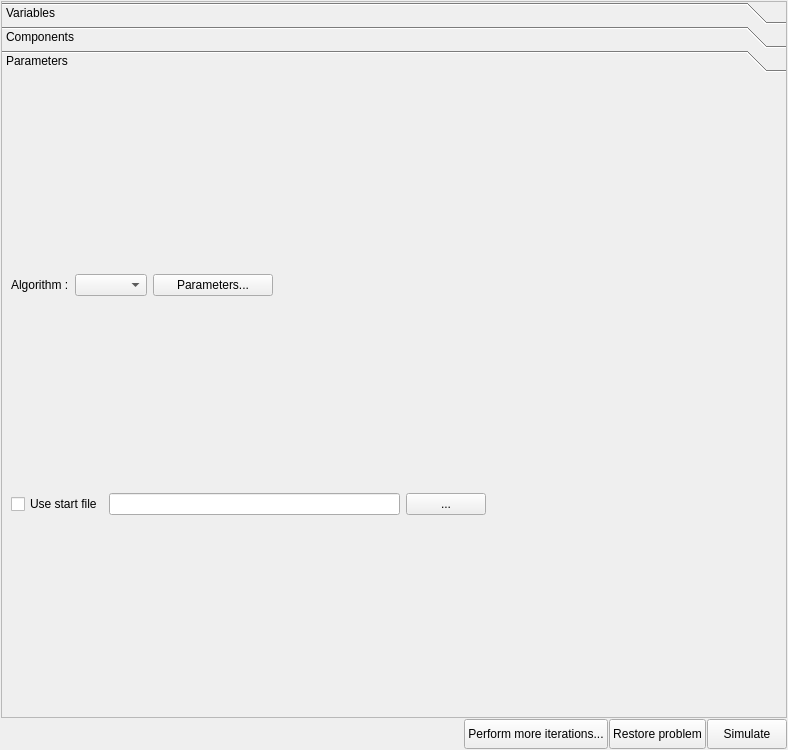
<?xml version="1.0" encoding="UTF-8"?>
<ui version="4.0">
 <class>TabOptimizationClass</class>
 <widget class="QWidget" name="TabOptimizationClass">
  <property name="geometry">
   <rect>
    <x>0</x>
    <y>0</y>
    <width>788</width>
    <height>750</height>
   </rect>
  </property>
  <property name="windowTitle">
   <string>Form</string>
  </property>
  <layout class="QGridLayout" name="gridLayout_5">
   <property name="margin">
    <number>1</number>
   </property>
   <property name="spacing">
    <number>1</number>
   </property>
   <item row="2" column="0">
    <layout class="QHBoxLayout" name="layoutPushes">
     <item>
      <spacer name="horizontalSpacer_3">
       <property name="orientation">
        <enum>Qt::Horizontal</enum>
       </property>
       <property name="sizeHint" stdset="0">
        <size>
         <width>40</width>
         <height>20</height>
        </size>
       </property>
      </spacer>
     </item>
     <item>
      <widget class="QPushButton" name="pushPursue">
       <property name="minimumSize">
        <size>
         <width>0</width>
         <height>30</height>
        </size>
       </property>
       <property name="text">
        <string>Perform more iterations...</string>
       </property>
       <property name="icon">
        <iconset resource="../Resources/mineit.qrc">
         <normaloff>:/icons/Sync</normaloff>:/icons/Sync</iconset>
       </property>
      </widget>
     </item>
     <item>
      <widget class="QPushButton" name="pushRestore">
       <property name="minimumSize">
        <size>
         <width>0</width>
         <height>30</height>
        </size>
       </property>
       <property name="text">
        <string>Restore problem</string>
       </property>
       <property name="icon">
        <iconset resource="../Resources/mineit.qrc">
         <normaloff>:/icons/Undo</normaloff>:/icons/Undo</iconset>
       </property>
      </widget>
     </item>
     <item>
      <widget class="QPushButton" name="pushSimulate">
       <property name="minimumSize">
        <size>
         <width>0</width>
         <height>30</height>
        </size>
       </property>
       <property name="maximumSize">
        <size>
         <width>100</width>
         <height>16777215</height>
        </size>
       </property>
       <property name="layoutDirection">
        <enum>Qt::LeftToRight</enum>
       </property>
       <property name="text">
        <string>Simulate</string>
       </property>
       <property name="icon">
        <iconset resource="../Resources/mineit.qrc">
         <normaloff>:/icons/Play</normaloff>:/icons/Play</iconset>
       </property>
      </widget>
     </item>
    </layout>
   </item>
   <item row="0" column="0">
    <layout class="QHBoxLayout" name="layoutToolBar">
     <item>
      <widget class="QToolBox" name="toolBox">
       <property name="frameShape">
        <enum>QFrame::StyledPanel</enum>
       </property>
       <property name="frameShadow">
        <enum>QFrame::Raised</enum>
       </property>
       <property name="midLineWidth">
        <number>1</number>
       </property>
       <property name="currentIndex">
        <number>2</number>
       </property>
       <property name="tabSpacing">
        <number>2</number>
       </property>
       <widget class="QWidget" name="pageVariables">
        <property name="geometry">
         <rect>
          <x>0</x>
          <y>0</y>
          <width>782</width>
          <height>639</height>
         </rect>
        </property>
        <attribute name="label">
         <string>Variables</string>
        </attribute>
        <layout class="QGridLayout" name="gridLayout_3">
         <property name="margin">
          <number>0</number>
         </property>
         <property name="spacing">
          <number>0</number>
         </property>
         <item row="0" column="0">
          <widget class="QSplitter" name="splitter_2">
           <property name="orientation">
            <enum>Qt::Horizontal</enum>
           </property>
           <widget class="QWidget" name="gridLayoutWidget">
            <layout class="QGridLayout" name="gridLayout_2">
             <item row="0" column="0">
              <layout class="QHBoxLayout" name="horizontalLayout_2">
               <item>
                <widget class="QLabel" name="label">
                 <property name="sizePolicy">
                  <sizepolicy hsizetype="Preferred" vsizetype="Maximum">
                   <horstretch>0</horstretch>
                   <verstretch>0</verstretch>
                  </sizepolicy>
                 </property>
                 <property name="text">
                  <string>Filter : </string>
                 </property>
                </widget>
               </item>
               <item>
                <widget class="QLineEdit" name="lineVariableFilter">
                 <property name="sizePolicy">
                  <sizepolicy hsizetype="Expanding" vsizetype="Maximum">
                   <horstretch>0</horstretch>
                   <verstretch>0</verstretch>
                  </sizepolicy>
                 </property>
                </widget>
               </item>
              </layout>
             </item>
             <item row="1" column="0">
              <widget class="QTableView" name="tableVariables">
               <property name="sizePolicy">
                <sizepolicy hsizetype="Expanding" vsizetype="MinimumExpanding">
                 <horstretch>1</horstretch>
                 <verstretch>0</verstretch>
                </sizepolicy>
               </property>
               <property name="font">
                <font>
                 <pointsize>7</pointsize>
                </font>
               </property>
               <property name="selectionBehavior">
                <enum>QAbstractItemView::SelectRows</enum>
               </property>
               <property name="sortingEnabled">
                <bool>true</bool>
               </property>
               <property name="cornerButtonEnabled">
                <bool>false</bool>
               </property>
              </widget>
             </item>
            </layout>
           </widget>
           <widget class="QWidget" name="gridLayoutWidget_2">
            <layout class="QGridLayout" name="gridLayout_7">
             <item row="1" column="0">
              <widget class="QLabel" name="label_4">
               <property name="sizePolicy">
                <sizepolicy hsizetype="Preferred" vsizetype="Preferred">
                 <horstretch>0</horstretch>
                 <verstretch>0</verstretch>
                </sizepolicy>
               </property>
               <property name="text">
                <string>Optimized variables</string>
               </property>
              </widget>
             </item>
             <item row="1" column="1">
              <widget class="QPushButton" name="pushAddVariables">
               <property name="sizePolicy">
                <sizepolicy hsizetype="Fixed" vsizetype="Fixed">
                 <horstretch>0</horstretch>
                 <verstretch>0</verstretch>
                </sizepolicy>
               </property>
               <property name="minimumSize">
                <size>
                 <width>25</width>
                 <height>25</height>
                </size>
               </property>
               <property name="maximumSize">
                <size>
                 <width>200</width>
                 <height>16777215</height>
                </size>
               </property>
               <property name="baseSize">
                <size>
                 <width>20</width>
                 <height>20</height>
                </size>
               </property>
               <property name="text">
                <string/>
               </property>
               <property name="icon">
                <iconset resource="../Resources/mineit.qrc">
                 <normaloff>:/icons/Add</normaloff>:/icons/Add</iconset>
               </property>
               <property name="iconSize">
                <size>
                 <width>10</width>
                 <height>10</height>
                </size>
               </property>
              </widget>
             </item>
             <item row="1" column="2">
              <widget class="QPushButton" name="pushRemoveVariables">
               <property name="sizePolicy">
                <sizepolicy hsizetype="Fixed" vsizetype="Fixed">
                 <horstretch>0</horstretch>
                 <verstretch>0</verstretch>
                </sizepolicy>
               </property>
               <property name="minimumSize">
                <size>
                 <width>25</width>
                 <height>25</height>
                </size>
               </property>
               <property name="maximumSize">
                <size>
                 <width>2000</width>
                 <height>16777215</height>
                </size>
               </property>
               <property name="baseSize">
                <size>
                 <width>0</width>
                 <height>20</height>
                </size>
               </property>
               <property name="text">
                <string/>
               </property>
               <property name="icon">
                <iconset resource="../Resources/mineit.qrc">
                 <normaloff>:/icons/Delete</normaloff>:/icons/Delete</iconset>
               </property>
               <property name="iconSize">
                <size>
                 <width>10</width>
                 <height>10</height>
                </size>
               </property>
              </widget>
             </item>
             <item row="1" column="3">
              <spacer name="horizontalSpacer_6">
               <property name="orientation">
                <enum>Qt::Horizontal</enum>
               </property>
               <property name="sizeHint" stdset="0">
                <size>
                 <width>40</width>
                 <height>20</height>
                </size>
               </property>
              </spacer>
             </item>
             <item row="2" column="0" colspan="4">
              <widget class="QTableView" name="tableOptimizedVariables">
               <property name="font">
                <font>
                 <pointsize>7</pointsize>
                </font>
               </property>
               <property name="selectionBehavior">
                <enum>QAbstractItemView::SelectRows</enum>
               </property>
               <property name="sortingEnabled">
                <bool>true</bool>
               </property>
              </widget>
             </item>
             <item row="3" column="0">
              <widget class="QLabel" name="label_5">
               <property name="sizePolicy">
                <sizepolicy hsizetype="Preferred" vsizetype="Preferred">
                 <horstretch>0</horstretch>
                 <verstretch>0</verstretch>
                </sizepolicy>
               </property>
               <property name="text">
                <string>Scanned variables</string>
               </property>
              </widget>
             </item>
             <item row="3" column="1">
              <widget class="QPushButton" name="pushAddScanned">
               <property name="sizePolicy">
                <sizepolicy hsizetype="Maximum" vsizetype="Fixed">
                 <horstretch>0</horstretch>
                 <verstretch>0</verstretch>
                </sizepolicy>
               </property>
               <property name="minimumSize">
                <size>
                 <width>25</width>
                 <height>25</height>
                </size>
               </property>
               <property name="baseSize">
                <size>
                 <width>0</width>
                 <height>20</height>
                </size>
               </property>
               <property name="text">
                <string/>
               </property>
               <property name="icon">
                <iconset resource="../Resources/mineit.qrc">
                 <normaloff>:/icons/Add</normaloff>:/icons/Add</iconset>
               </property>
               <property name="iconSize">
                <size>
                 <width>10</width>
                 <height>10</height>
                </size>
               </property>
              </widget>
             </item>
             <item row="3" column="2">
              <widget class="QPushButton" name="pushRemoveScanned">
               <property name="sizePolicy">
                <sizepolicy hsizetype="Maximum" vsizetype="Fixed">
                 <horstretch>0</horstretch>
                 <verstretch>0</verstretch>
                </sizepolicy>
               </property>
               <property name="minimumSize">
                <size>
                 <width>25</width>
                 <height>25</height>
                </size>
               </property>
               <property name="baseSize">
                <size>
                 <width>0</width>
                 <height>20</height>
                </size>
               </property>
               <property name="text">
                <string/>
               </property>
               <property name="icon">
                <iconset resource="../Resources/mineit.qrc">
                 <normaloff>:/icons/Delete</normaloff>:/icons/Delete</iconset>
               </property>
               <property name="iconSize">
                <size>
                 <width>10</width>
                 <height>10</height>
                </size>
               </property>
              </widget>
             </item>
             <item row="4" column="0" colspan="4">
              <widget class="QTableView" name="tableScannedVariables">
               <property name="sizePolicy">
                <sizepolicy hsizetype="Expanding" vsizetype="Expanding">
                 <horstretch>0</horstretch>
                 <verstretch>0</verstretch>
                </sizepolicy>
               </property>
               <property name="selectionBehavior">
                <enum>QAbstractItemView::SelectRows</enum>
               </property>
              </widget>
             </item>
             <item row="5" column="0">
              <widget class="QLabel" name="label_6">
               <property name="sizePolicy">
                <sizepolicy hsizetype="Preferred" vsizetype="Preferred">
                 <horstretch>0</horstretch>
                 <verstretch>0</verstretch>
                </sizepolicy>
               </property>
               <property name="text">
                <string>Optimization objectives</string>
               </property>
              </widget>
             </item>
             <item row="5" column="1">
              <widget class="QPushButton" name="pushAddObjectives">
               <property name="minimumSize">
                <size>
                 <width>25</width>
                 <height>25</height>
                </size>
               </property>
               <property name="text">
                <string/>
               </property>
               <property name="icon">
                <iconset resource="../Resources/mineit.qrc">
                 <normaloff>:/icons/Add</normaloff>:/icons/Add</iconset>
               </property>
               <property name="iconSize">
                <size>
                 <width>10</width>
                 <height>10</height>
                </size>
               </property>
              </widget>
             </item>
             <item row="5" column="2">
              <widget class="QPushButton" name="pushRemoveObjectives">
               <property name="minimumSize">
                <size>
                 <width>25</width>
                 <height>25</height>
                </size>
               </property>
               <property name="maximumSize">
                <size>
                 <width>2000</width>
                 <height>16777215</height>
                </size>
               </property>
               <property name="text">
                <string/>
               </property>
               <property name="icon">
                <iconset resource="../Resources/mineit.qrc">
                 <normaloff>:/icons/Delete</normaloff>:/icons/Delete</iconset>
               </property>
               <property name="iconSize">
                <size>
                 <width>10</width>
                 <height>10</height>
                </size>
               </property>
              </widget>
             </item>
             <item row="6" column="0" colspan="4">
              <widget class="QTableView" name="tableObjectives">
               <property name="sortingEnabled">
                <bool>true</bool>
               </property>
              </widget>
             </item>
             <item row="0" column="0">
              <spacer name="verticalSpacer">
               <property name="orientation">
                <enum>Qt::Vertical</enum>
               </property>
               <property name="sizeType">
                <enum>QSizePolicy::Fixed</enum>
               </property>
               <property name="sizeHint" stdset="0">
                <size>
                 <width>20</width>
                 <height>20</height>
                </size>
               </property>
              </spacer>
             </item>
            </layout>
           </widget>
          </widget>
         </item>
        </layout>
       </widget>
       <widget class="QWidget" name="page_2">
        <property name="geometry">
         <rect>
          <x>0</x>
          <y>0</y>
          <width>782</width>
          <height>639</height>
         </rect>
        </property>
        <attribute name="label">
         <string>Components</string>
        </attribute>
        <layout class="QVBoxLayout" name="verticalLayout">
         <item>
          <widget class="QSplitter" name="splitter">
           <property name="orientation">
            <enum>Qt::Vertical</enum>
           </property>
           <widget class="QWidget" name="layoutWidget">
            <layout class="QGridLayout" name="gridLayout_6">
             <item row="2" column="0">
              <widget class="QLabel" name="label_3">
               <property name="minimumSize">
                <size>
                 <width>125</width>
                 <height>0</height>
                </size>
               </property>
               <property name="text">
                <string>Current model</string>
               </property>
              </widget>
             </item>
             <item row="4" column="0" colspan="3">
              <widget class="QTreeView" name="treeComponents"/>
             </item>
             <item row="4" column="4" colspan="2">
              <widget class="QTreeView" name="treeLibrary"/>
             </item>
             <item row="5" column="0" colspan="3">
              <widget class="QPushButton" name="pushAddReplaced">
               <property name="text">
                <string/>
               </property>
               <property name="icon">
                <iconset resource="../Resources/mineit.qrc">
                 <normaloff>:/icons/Add</normaloff>:/icons/Add</iconset>
               </property>
              </widget>
             </item>
             <item row="5" column="4" colspan="2">
              <widget class="QPushButton" name="pushAddReplacing">
               <property name="sizePolicy">
                <sizepolicy hsizetype="Expanding" vsizetype="Fixed">
                 <horstretch>0</horstretch>
                 <verstretch>0</verstretch>
                </sizepolicy>
               </property>
               <property name="text">
                <string/>
               </property>
               <property name="icon">
                <iconset resource="../Resources/mineit.qrc">
                 <normaloff>:/icons/Add</normaloff>:/icons/Add</iconset>
               </property>
              </widget>
             </item>
             <item row="4" column="3">
              <spacer name="horizontalSpacer_4">
               <property name="orientation">
                <enum>Qt::Horizontal</enum>
               </property>
               <property name="sizeType">
                <enum>QSizePolicy::Fixed</enum>
               </property>
               <property name="sizeHint" stdset="0">
                <size>
                 <width>40</width>
                 <height>20</height>
                </size>
               </property>
              </spacer>
             </item>
             <item row="2" column="5">
              <widget class="QPushButton" name="pushRefreshLibrary">
               <property name="maximumSize">
                <size>
                 <width>30</width>
                 <height>30</height>
                </size>
               </property>
               <property name="text">
                <string/>
               </property>
               <property name="icon">
                <iconset resource="../Resources/mineit.qrc">
                 <normaloff>:/icons/Refresh</normaloff>:/icons/Refresh</iconset>
               </property>
              </widget>
             </item>
             <item row="2" column="2">
              <widget class="QPushButton" name="pushRefresh">
               <property name="sizePolicy">
                <sizepolicy hsizetype="Fixed" vsizetype="Fixed">
                 <horstretch>0</horstretch>
                 <verstretch>0</verstretch>
                </sizepolicy>
               </property>
               <property name="maximumSize">
                <size>
                 <width>30</width>
                 <height>30</height>
                </size>
               </property>
               <property name="text">
                <string/>
               </property>
               <property name="icon">
                <iconset resource="../Resources/mineit.qrc">
                 <normaloff>:/icons/Refresh</normaloff>:/icons/Refresh</iconset>
               </property>
               <property name="iconSize">
                <size>
                 <width>16</width>
                 <height>16</height>
                </size>
               </property>
              </widget>
             </item>
             <item row="2" column="1">
              <spacer name="horizontalSpacer_2">
               <property name="orientation">
                <enum>Qt::Horizontal</enum>
               </property>
               <property name="sizeHint" stdset="0">
                <size>
                 <width>40</width>
                 <height>20</height>
                </size>
               </property>
              </spacer>
             </item>
             <item row="2" column="4">
              <spacer name="horizontalSpacer_7">
               <property name="orientation">
                <enum>Qt::Horizontal</enum>
               </property>
               <property name="sizeHint" stdset="0">
                <size>
                 <width>40</width>
                 <height>20</height>
                </size>
               </property>
              </spacer>
             </item>
            </layout>
           </widget>
           <widget class="QWidget" name="layoutWidget">
            <layout class="QGridLayout" name="gridLayout_4">
             <item row="0" column="0" colspan="2">
              <widget class="Line" name="line">
               <property name="orientation">
                <enum>Qt::Horizontal</enum>
               </property>
              </widget>
             </item>
             <item row="7" column="0" colspan="2">
              <widget class="QGraphicsView" name="graphBlocks"/>
             </item>
            </layout>
           </widget>
          </widget>
         </item>
        </layout>
       </widget>
       <widget class="QWidget" name="page_3">
        <property name="geometry">
         <rect>
          <x>0</x>
          <y>0</y>
          <width>782</width>
          <height>639</height>
         </rect>
        </property>
        <attribute name="icon">
         <iconset resource="../Resources/mineit.qrc">
          <normaloff>:/icons/Settings</normaloff>:/icons/Settings</iconset>
        </attribute>
        <attribute name="label">
         <string>Parameters</string>
        </attribute>
        <layout class="QGridLayout" name="gridLayout">
         <item row="1" column="3">
          <spacer name="horizontalSpacer">
           <property name="orientation">
            <enum>Qt::Horizontal</enum>
           </property>
           <property name="sizeHint" stdset="0">
            <size>
             <width>40</width>
             <height>20</height>
            </size>
           </property>
          </spacer>
         </item>
         <item row="2" column="0" colspan="4">
          <layout class="QHBoxLayout" name="layoutStartFile">
           <item>
            <widget class="QCheckBox" name="checkUseStartFile">
             <property name="text">
              <string>Use start file</string>
             </property>
            </widget>
           </item>
           <item>
            <widget class="QLineEdit" name="lineStartFile"/>
           </item>
           <item>
            <widget class="QPushButton" name="pushSelectStartFile">
             <property name="text">
              <string>...</string>
             </property>
            </widget>
           </item>
           <item>
            <spacer name="horizontalSpacer_5">
             <property name="orientation">
              <enum>Qt::Horizontal</enum>
             </property>
             <property name="sizeHint" stdset="0">
              <size>
               <width>40</width>
               <height>20</height>
              </size>
             </property>
            </spacer>
           </item>
          </layout>
         </item>
         <item row="1" column="2">
          <widget class="QPushButton" name="pushEAParameters">
           <property name="sizePolicy">
            <sizepolicy hsizetype="Fixed" vsizetype="Fixed">
             <horstretch>0</horstretch>
             <verstretch>0</verstretch>
            </sizepolicy>
           </property>
           <property name="minimumSize">
            <size>
             <width>120</width>
             <height>0</height>
            </size>
           </property>
           <property name="text">
            <string>Parameters...</string>
           </property>
          </widget>
         </item>
         <item row="1" column="1">
          <widget class="QComboBox" name="comboAlgo"/>
         </item>
         <item row="1" column="0">
          <widget class="QLabel" name="label_2">
           <property name="sizePolicy">
            <sizepolicy hsizetype="Maximum" vsizetype="Preferred">
             <horstretch>0</horstretch>
             <verstretch>0</verstretch>
            </sizepolicy>
           </property>
           <property name="text">
            <string>Algorithm :</string>
           </property>
          </widget>
         </item>
        </layout>
       </widget>
      </widget>
     </item>
    </layout>
   </item>
  </layout>
 </widget>
 <resources>
  <include location="../Resources/mineit.qrc"/>
 </resources>
 <connections/>
</ui>
